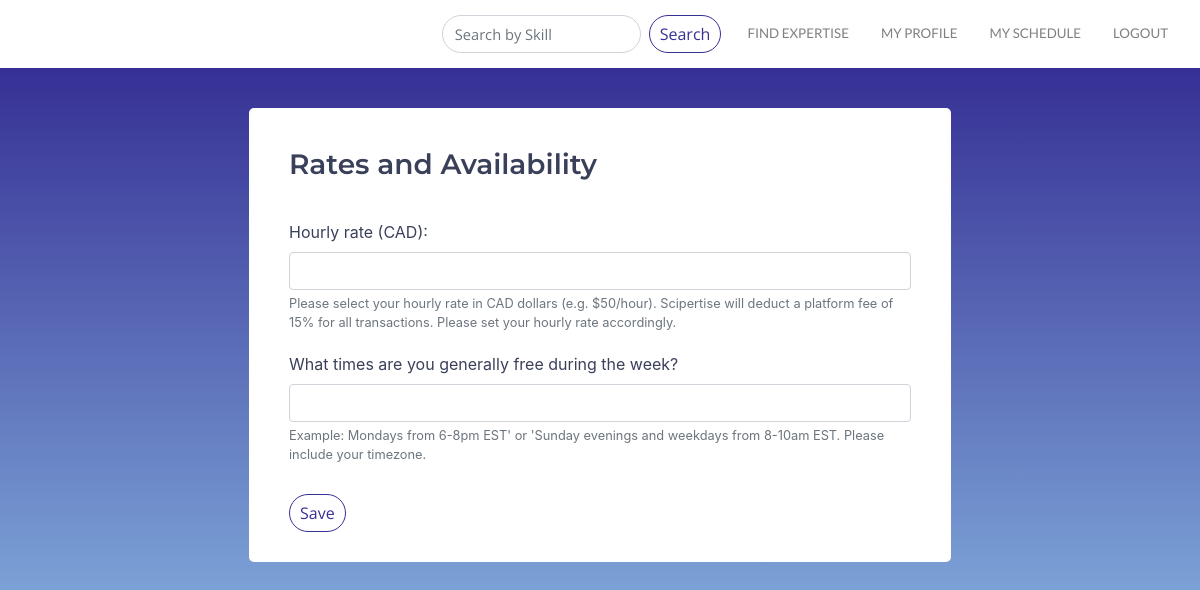
Before: /search/users/profile/edit/rate/ (signed in) with the older database file.
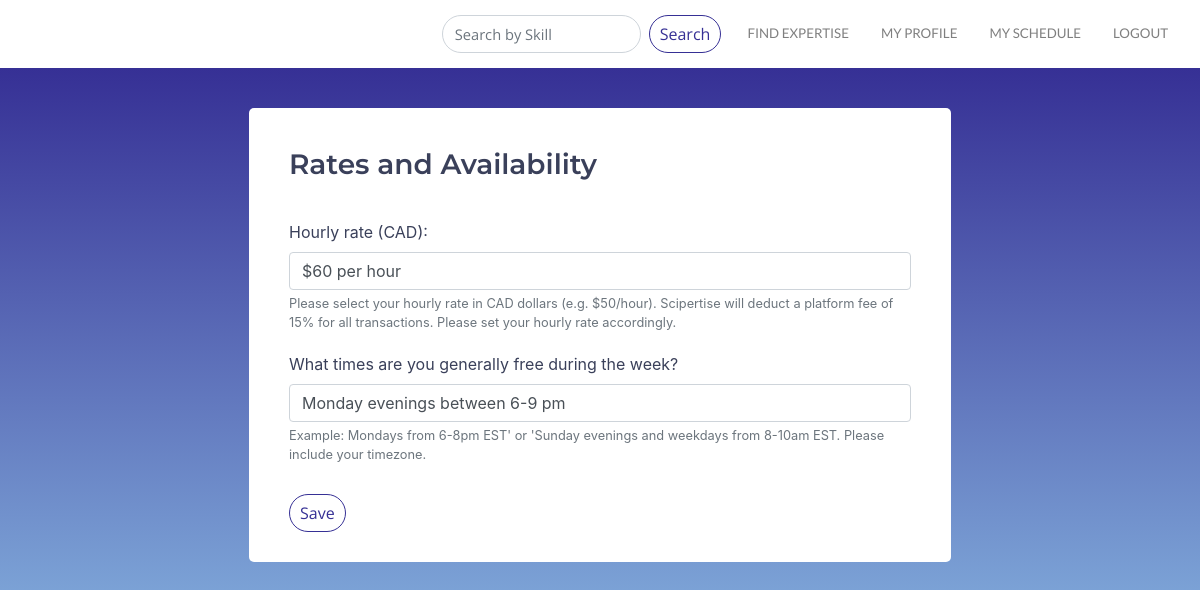
After: the same page with the newer database file.
### users/models.py (models this page shows)
class CustomUser(AbstractUser):
    objects = CustomUserManager()
    position = models.CharField(max_length =10000, null=True, default='', blank=True)
    bio = models.CharField(max_length =10000, null=True, default='', blank=True)
    skills = TaggableManager(help_text="A comma-separated list of tags.")
    image = models.ImageField(upload_to="profile_image", blank=True)
    website = models.CharField(max_length=10000, null=True, default='', blank=True)
    skill_area1_title = models.CharField(max_length =10000, null=True, default='', blank=True)
    skill_area1 = models.CharField(max_length =10000, null=True, default='', blank=True)
    skill_area2_title = models.CharField(max_length =10000, null=True, default='', blank=True)
    skill_area2 = models.CharField(max_length =10000, null=True, default='', blank=True)
    skill_area3_title = models.CharField(max_length =10000, null=True, default='', blank=True)
    skill_area3 = models.CharField(max_length =10000, null=True, default='', blank=True)
    skill_area4_title = models.CharField(max_length =10000, null=True, default='', blank=True)
    skill_area4 = models.CharField(max_length =10000, null=True, default='', blank=True)
    skill_area5_title = models.CharField(max_length =10000, null=True, default='', blank=True)
    skill_area5 = models.CharField(max_length =10000, null=True, default='', blank=True)
    software_hardware = models.CharField(max_length =10000, null=True, default='', blank=True)
    software_hardware_intermediate = models.CharField(max_length =10000, null=True, default='', blank=True)
    availability = models.CharField(max_length=10000, null=True, default='', blank=True)
    rate = models.CharField(max_length= 10000, null=True, default='', blank=True)
    expert = models.BooleanField(blank=True, default=False)
    gives_tutorials = models.BooleanField(blank=True, default=False)
    tutorial_area = models.CharField(max_length =10000, null=True, default='', blank=True)
    wants_expert = models.BooleanField(blank=True, default=False)
    needs_help_with = models.CharField(max_length =10000, null=True, default='', blank=True)
    profile_under_review = models.BooleanField(blank=True, default=False)
    profile_approved = models.BooleanField(blank=True, default=False)

### users/views.py (the view)
# urls.py: path('profile/edit/rate/', views.EditProfileRateView, name='edit_profile_rate'),
@login_required
def EditProfileRateView(request):
    form_two =EditProfileDetail()
    if request.method == 'POST':
        form_two = EditProfileDetail(request.POST, instance =request.user)
        if form_two.is_valid():
            form_two.save()
        return HttpResponseRedirect(reverse('profile'))
    else:
        form_two = EditProfileDetail(instance = request.user)
        return render(request, 'edit_profile_rate.html', {
            'form_two': form_two,
        })

### templates/edit_profile_rate.html (shortened to what this page needs)
{% extends 'layout.html' %}
{% load static %}
{% load widget_tweaks %}
{% block content %}
<div class="container-fluid booking">
<form  class="form-group booking_form"  method="post">
    <div class="container" id="booking_form">
    <h3 class="edit_profile_subheading">Rates and Availability</h3>
        {{ form_two.rate.label_tag }}
          {% render_field form_two.rate class="form-control" %}
          {% if form_two.rate.help_text %}
        <small class="form-text text-muted">{{ form_two.rate.help_text |safe }}</small>
          {% endif %}
        {{ form_two.availability.label_tag }}
          {% render_field form_two.availability class="form-control" %}
          {% if form_two.availability.help_text %}
        <small class="form-text text-muted">{{ form_two.availability.help_text |safe }}</small>
          {% endif %}
     <button type="submit" class="btn btn-primary edit_profile">Save</button>
    </div>
     </form>
    </div>
{% endblock %}

Changed rows visible on the page:
changed CustomUser: rate (not shown) → "$60 per hour"; availability (not shown) → "Monday evenings between 6-9 pm"
